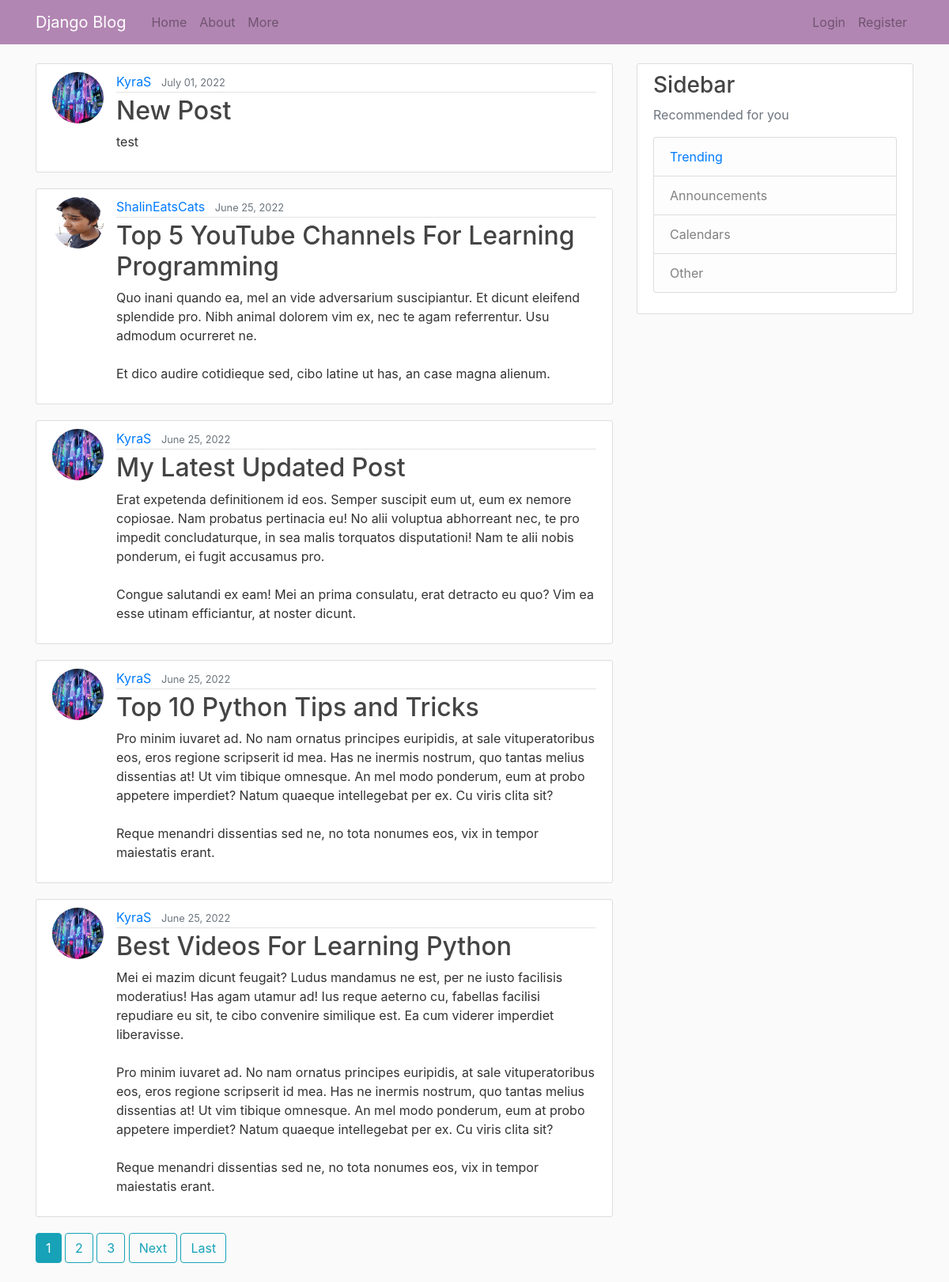
The page / on the database its author committed.
### blog/models.py (models this page shows, shortened)
class Post(models.Model):
	title = models.CharField(max_length = 100)
	content = models.TextField()
	date_posted = models.DateTimeField(default = timezone.now) # auto_add changes date to last modified - auto_now_add changes date to when created
	author = models.ForeignKey(User, on_delete = models.CASCADE) # If user who created post was deleted, delete the post

### users/models.py (models this page shows, shortened)
class Profile(models.Model):
	user = models.OneToOneField(User, on_delete=models.CASCADE)
	image = models.ImageField(default='default.jpg', upload_to='profile_pics')

### blog/views.py (the view)
# urls.py: path('', views.PostListView.as_view(), name = 'blog-home'),
class PostListView(ListView):
	model = Post
	template_name = 'blog/home.html' # <app>/<model>_<viewtype>.html
	context_object_name = 'posts'
	ordering = ['-date_posted']
	paginate_by = 5

### blog/templates/blog/home.html (shortened to what this page needs)
{% extends "blog/base.html" %}
{% block content %}
	{% for post in posts %}
		<article class="media content-section">
		 <img class="rounded-circle article-img" src="{{ post.author.profile.image.url }}">
		  <div class="media-body">
		    <div class="article-metadata">
		      <a class="mr-2" href="{% url 'user-posts' post.author.username %}">{{ post.author }}</a>
		      <small class="text-muted">{{ post.date_posted|date:"F d, Y" }}</small>
		    </div>
		    <h2><a class="article-title" href="{% url 'post-detail' post.id %}">{{ post.title }}</a></h2>
		    <p class="article-content">{{ post.content }}</p>
		  </div>
		</article>
	{% endfor %}
	{% if is_paginated %}
		{% for num in page_obj.paginator.page_range %}
			{% if page_obj.number == num %}
				<a class = "btn btn-info mb-4" href="?page={{ num }}">{{ num }}</a>
			{% elif num > page_obj.number|add:'-3' and num < page_obj.number|add:'3' %}
				<a class = "btn btn-outline-info mb-4" href="?page={{ num }}">{{ num }}</a>
			{% endif %}
		{% endfor %}
		{% if page_obj.has_next %}
			<a class = "btn btn-outline-info mb-4" href="?page={{ page_obj.next_page_number }}">Next</a>
			<a class = "btn btn-outline-info mb-4" href="?page={{ page_obj.paginator.num_pages }}">Last</a>
		{% endif %}
	{% endif %}
{% endblock content %}

### blog/templates/blog/base.html (shortened to what this page needs)
{% load static %}
<!DOCTYPE html>
<html>
<head>
    <link rel="stylesheet" href="https://cdn.jsdelivr.net/npm/bootstrap@4.3.1/dist/css/bootstrap.min.css">
    <link rel="stylesheet" type="text/css" href="{% static 'blog/main.css' %}">
</head>
<body>
	<header class="site-header">
	  <nav class="navbar navbar-expand-md navbar-dark bg-steel fixed-top">
	    <div class="container">
	      <a class="navbar-brand mr-4" href="{% url 'blog-home' %}">Django Blog</a>
	      <div class="collapse navbar-collapse" id="navbarToggle">
	        <div class="navbar-nav mr-auto">
	          <a class="nav-item nav-link" href="{% url 'blog-home' %}">Home</a>
	          <a class="nav-item nav-link" href="/about">About</a>
	          <a class="nav-item nav-link" href="/more">More</a>
	        </div>
	        <div class="navbar-nav">
	          {% if user.is_authenticated %}
	          	  <a class="nav-item nav-link" href="{% url 'post-create' %}">New Post</a>
	          	  <a class="nav-item nav-link" href="{% url 'profile' %}">Profile</a>
	          	  <a class="nav-item nav-link" href="{% url 'logout' %}">Logout</a>
	          {% else %}
		          <a class="nav-item nav-link" href="{% url 'login' %}">Login</a>
		          <a class="nav-item nav-link" href="{% url 'register' %}">Register</a>
		      {% endif %}
	        </div>
	      </div>
	    </div>
	  </nav>
	</header>
	<main role="main" class="container">
	  <div class="row">
	    <div class="col-md-8">
	      {% block content %}{% endblock %}
	    </div>
	    <div class="col-md-4">
	      <div class="content-section">
	        <h3>Sidebar</h3>
	        <p class='text-muted'>Recommended for you
	          <ul class="list-group">
	            <li class="list-group-item list-group-item-light">
	            	<a class='trending' href="/trending">Trending</a>
	            </li>
	            <li class="list-group-item list-group-item-light">Announcements</li>
	            <li class="list-group-item list-group-item-light">Calendars</li>
	            <li class="list-group-item list-group-item-light">Other</li>
	          </ul>
	        </p>
	      </div>
	    </div>
	  </div>
	</main>
  </body>
</body>
</html>

### blog/static/blog/main.css (style rules this page uses)
body { background: #fafafa; color: #333333; margin-top: 5rem; }
h1, h2, h3, h4, h5, h6 { color: #444444; }
ul { margin: 0; }
.bg-steel { background-color: #b286b3; }
.site-header .navbar-nav .nav-link { color: #705470; }
.content-section { background: #ffffff; padding: 10px 20px; border: 1px solid #dddddd; border-radius: 3px; margin-bottom: 20px; }
.article-title { color: #444444; }
.article-content { white-space: pre-line; }
.article-img { height: 65px; width: 65px; margin-right: 16px; }
.article-metadata { padding-bottom: 1px; margin-bottom: 4px; border-bottom: 1px solid #e3e3e3 }

### rows shown on the page
Post: author.profile.image (picture), author "KyraS", date_posted "July 01, 2022", title "New Post", content "test"
Post: author.profile.image (picture), author "ShalinEatsCats", date_posted "June 25, 2022", title "Top 5 YouTube Channels For Learning Programming", content "Quo inani quando ea, mel an vide adversarium suscipiantur. Et dicunt eleifend splendide pro. Nibh animal dolorem vim ex, nec te agam referrentur. Usu admodum ocurreret ne. Et dico audire cotidieque sed, cibo latine ut has, an case magna alienum."
Post: author.profile.image (picture), author "KyraS", date_posted "June 25, 2022", title "My Latest Updated Post", content "Erat expetenda definitionem id eos. Semper suscipit eum ut, eum ex nemore copiosae. Nam probatus pertinacia eu! No alii voluptua abhorreant nec, te pro impedit concludaturque, in sea malis torquatos disputationi! Nam te alii nobis ponderum, ei fugit accusamus pro. Congue salutandi ex eam! Mei an prima consulatu, erat detracto eu quo? Vim ea esse utinam efficiantur, at noster dicunt."
Post: author.profile.image (picture), author "KyraS", date_posted "June 25, 2022", title "Top 10 Python Tips and Tricks", content "Pro minim iuvaret ad. No nam ornatus principes euripidis, at sale vituperatoribus eos, eros regione scripserit id mea. Has ne inermis nostrum, quo tantas melius dissentias at! Ut vim tibique omnesque. An mel modo ponderum, eum at probo appetere imperdiet? Natum quaeque intellegebat per ex. Cu viris clita sit? Reque menandri dissentias sed ne, no tota nonumes eos, vix in tempor maiestatis erant."
Post: author.profile.image (picture), author "KyraS", date_posted "June 25, 2022", title "Best Videos For Learning Python", content "Mei ei mazim dicunt feugait? Ludus mandamus ne est, per ne iusto facilisis moderatius! Has agam utamur ad! Ius reque aeterno cu, fabellas facilisi repudiare eu sit, te cibo convenire similique est. Ea cum viderer imperdiet liberavisse. Pro minim iuvaret ad. No nam ornatus principes euripidis, at sale vituperatoribus eos, eros regione scripserit id mea. Has ne inermis nostrum, quo tantas melius dissentias at! Ut vim tibique omnesque. An mel modo ponderum, eum at probo appetere imperdiet? Natum quaeque intellegebat per ex. Cu viris clita sit? Reque menandri dissentias sed ne, no tota nonumes eos, vix in tempor maiestatis erant."

### other values the page prints
{{ num }} "1"
{{ num }} "2" "3"
